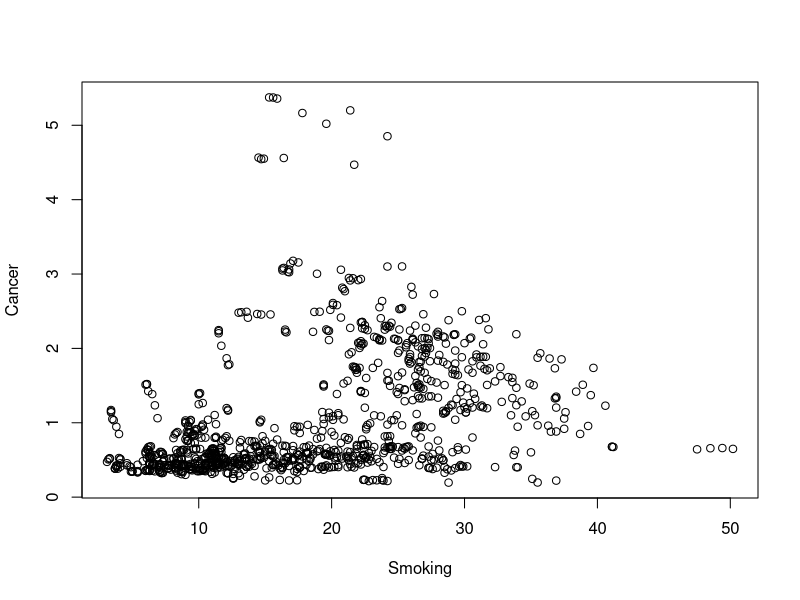
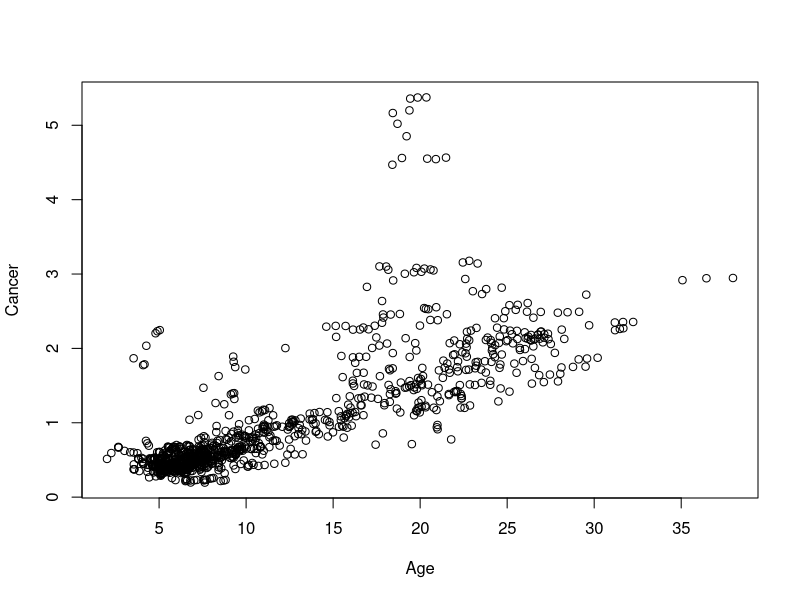
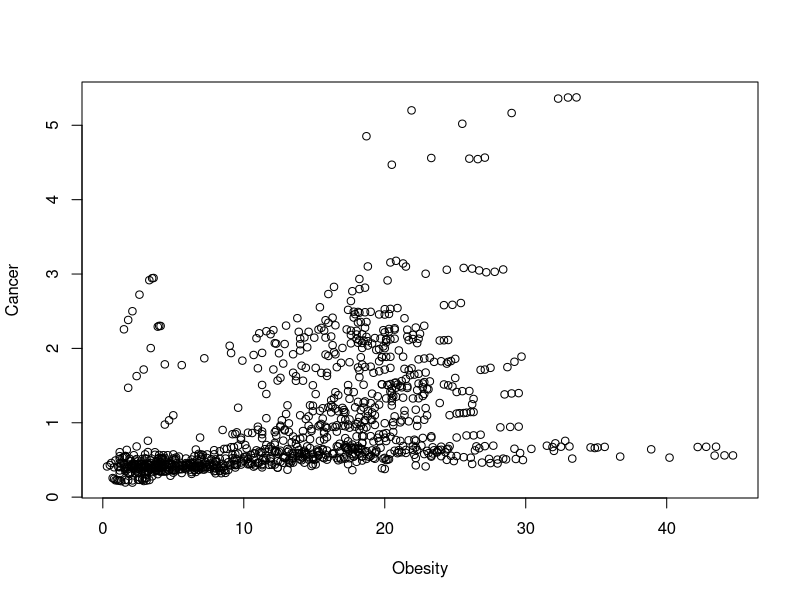
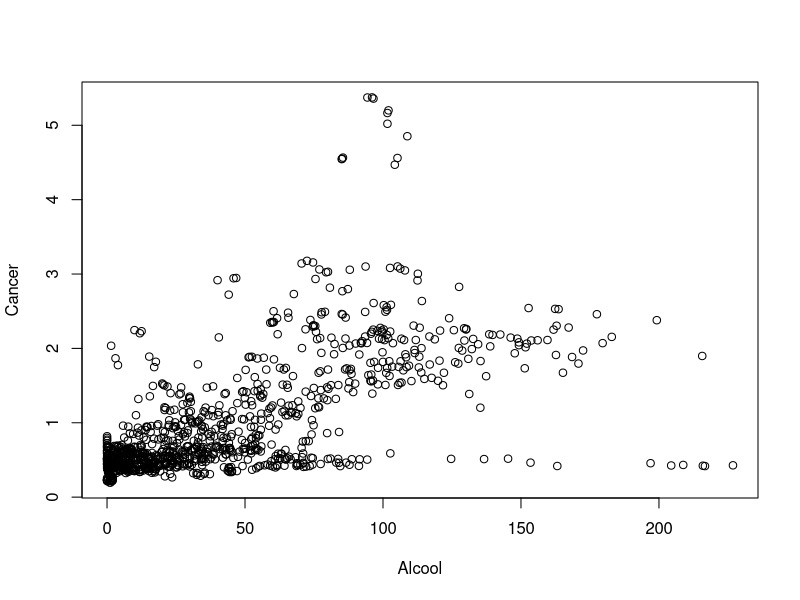
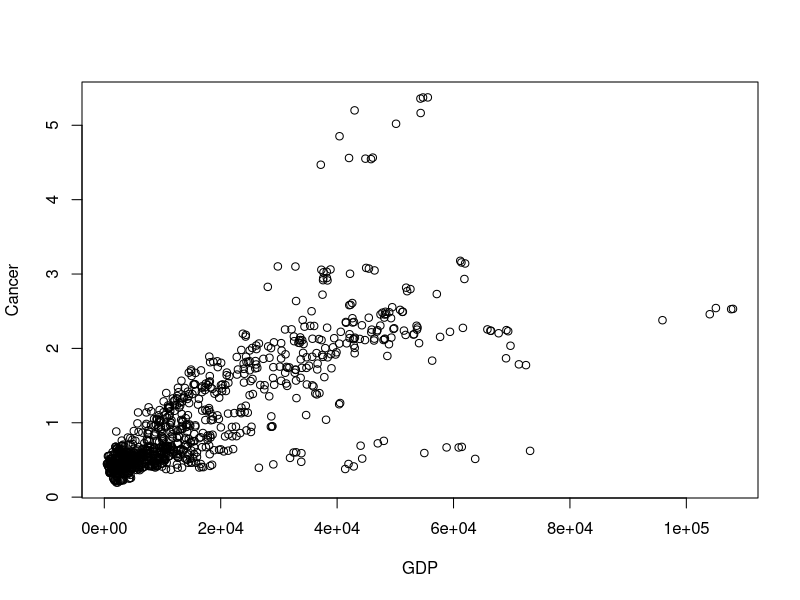
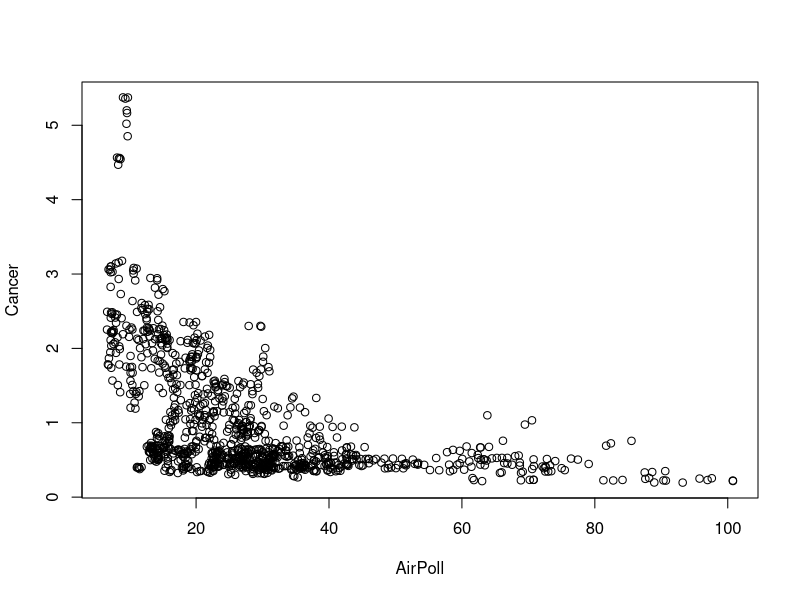

Generate these figures, in order, with R: (Note: this script raises an error after producing the figures.)
## ---- chunk 1
knitr::opts_chunk$set(echo = TRUE)
## ---- chunk 2
mydata = read.csv("Cancer_final.csv")
data3 = na.omit(mydata)

plot(Cancer ~ Smoking, data=data3)

plot(Cancer ~ Age, data=data3)

plot(Cancer ~ Obesity, data=data3)

plot(Cancer ~ Alcool, data=data3)

plot(Cancer ~ GDP, data=data3)

plot(Cancer ~ AirPoll, data=data3)

#plot(Age ~ GDP, data=data3)
## ---- chunk 3
#Normality of the residuals
model = lm( Cancer~ Smoking + Obesity + GDP + Age + AirPoll + Alcool, data = data3)
ols_plot_resid_qq(model)


ols_test_normality(model)
ols_test_correlation(model)
## [1] 0.8482072
#ols_plot_resid_hist(model)
kop = residuals.lm(model)
hist(kop, breaks = 50)


#homoscedasticity of the residuals
plot(model)

## ---- chunk 4
mydata = read.csv("Cancer_final.csv")
data3 = na.omit(mydata)

#plot(AirPoll~Obesity, data=data3)
fit = lm( Cancer ~  Age + Smoking + GDP + Obesity + Alcool , data = data3)
fit

summary(fit)
## ---- chunk 5
data4 = subset(data3, Year == "2005")
fit2 = lm( Cancer ~ Alcool + GDP + Obesity + Age + Smoking + AirPoll, data = data4)
fit2

summary(fit2)

#fin = subset(mydata, select = c(Entity,Year,Cancer,Smoking))
#fan = na.omit(fin)
#fit2 = lm (Cancer ~ Smoking, data= fin)
#fit2
#summary(fit2)
#plot(Cancer ~ Smoking, data=fin)
#abline(fit2, col="blue", lwd=2)


